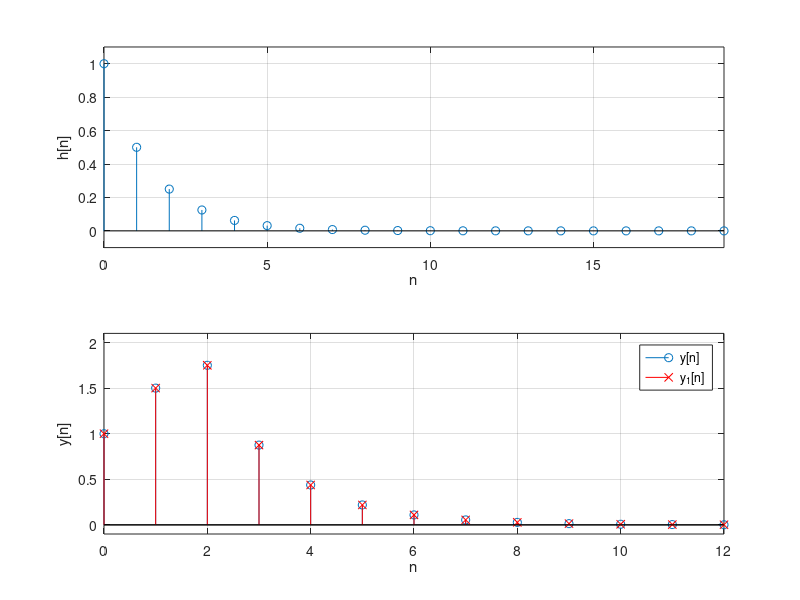

Source code (MATLAB):
%%
% Example 9.23
%
%%
clear all;clf
a=[1 -0.5];b=1;
d=[1 zeros(1,99)];
h=filter(b,a,d);
x=[ones(1,3) zeros(1,10)];
y=filter(b,a,x);
y1=conv(h,x);y1=y1(1:length(y));
n=0:19;
figure(1)
subplot(211)
stem(n,h(1:20)); grid; axis([0 19 -0.1 1.1]); ylabel('h[n]'); xlabel('n')
subplot(212)
stem(n(1:13),y(1:13)); grid; axis([0 12 -0.1 2.1]); ylabel('y[n]'); xlabel('n')
hold on
stem(n(1:13),y1(1:13),'rx')
hold off
legend('y[n]','y_1[n]')